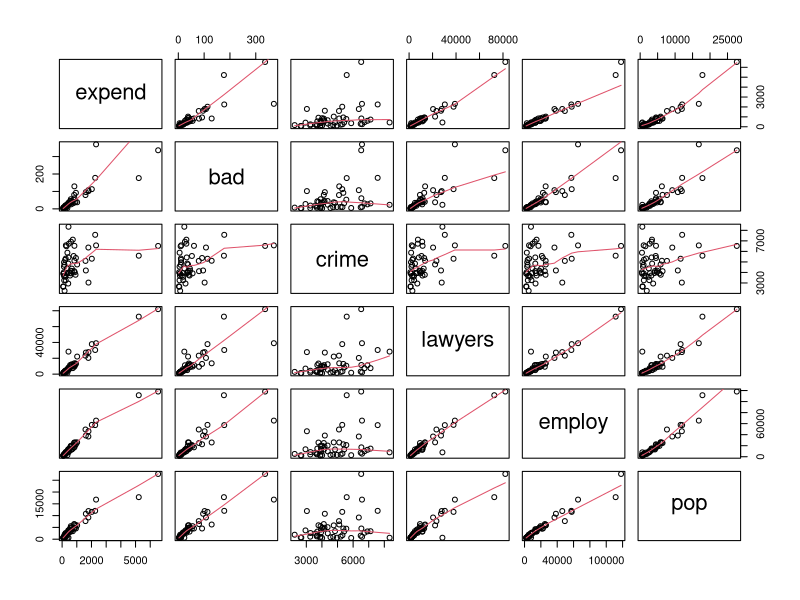
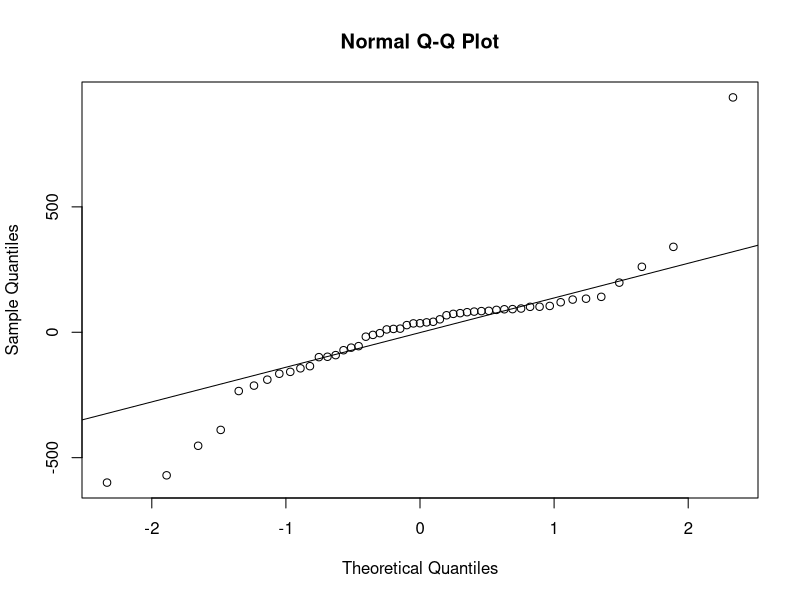

Write R code to recreate these figures, in order.
library(multcomp)
library(lme4)

expensescrime = read.csv(file = "expensescrime.txt", header = TRUE, sep = " ")
attach(expensescrime)

# this whole thing is a multiple linear regression (lecture 8 and lacture 9)
pairs(expensescrime[,2:7], panel=panel.smooth)

# step up method

summary(lm(expend ~ bad, data = expensescrime))
# R-squared 0.6964

summary(lm(expend ~ crime, data = expensescrime))
# R-squared 0.1119

summary(lm(expend ~ lawyers, data = expensescrime))
# R-squared 0.9373

summary(lm(expend ~ employ, data = expensescrime))
# R-squared 0.954

summary(lm(expend ~ pop, data = expensescrime))
# R-squared 0.9073

# employ has the highest value

summary(lm(expend ~ employ + bad, data = expensescrime))
# R-squared 0.9551

summary(lm(expend ~ employ + crime, data = expensescrime))
# R-squared 0.9551

summary(lm(expend ~ employ + lawyers, data = expensescrime))
# R-squared 0.9632

summary(lm(expend ~ employ + pop, data = expensescrime))
# R-squared 0.9543

# lawyers has the highest value and still yields significant explanatory variables

summary(lm(expend ~ employ + lawyers + bad, data = expensescrime))
# R-squared 0.9639

summary(lm(expend ~ employ + lawyers + crime, data = expensescrime))
# R-squared 0.9632

summary(lm(expend ~ employ + lawyers + pop, data = expensescrime))
# R-squared 0.9637

# all of these yield insignificant explanatory variables

summary(lm(expend ~ employ + lawyers, data = expensescrime))
# expend = -1.107e+02 + 2.686e-02 * lawyers + 2.971e-02 * employ + error

# step down

summary(lm(expend ~ employ + lawyers + bad + crime + pop, data = expensescrime))
# remove crime with p-value 0.25534

summary(lm(expend ~ employ + lawyers + bad + pop, data = expensescrime))
# remove pop with p-value 0.06012

summary(lm(expend ~ employ + lawyers + bad, data = expensescrime))
# remove bad with p-value 0.34496

summary(lm(expend ~ employ + lawyers, data = expensescrime))
# same model as step up


expendlm = lm(expend ~ employ + lawyers, data = expensescrime)

# influence point 
round(cooks.distance(expendlm), 2)
# there is no influence point, none of the values are above 1

# collinearity
# on the scattor plots employ and lawyers look very collinear
round(cor(expensescrime[,2:7]), 2)
# this also shows a very high collinearity between the two (0.97)
# having emply only makes more sense I guess?


# Residuals
qqnorm(residuals(expendlm))
qqline(residuals(expendlm))
# doesn't look normal, uuuuh what else?

detach(expensescrime)
